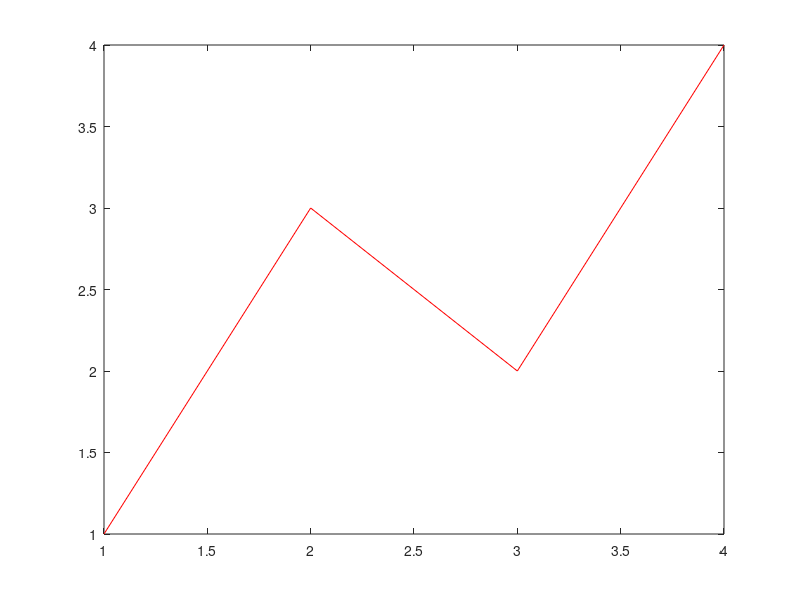
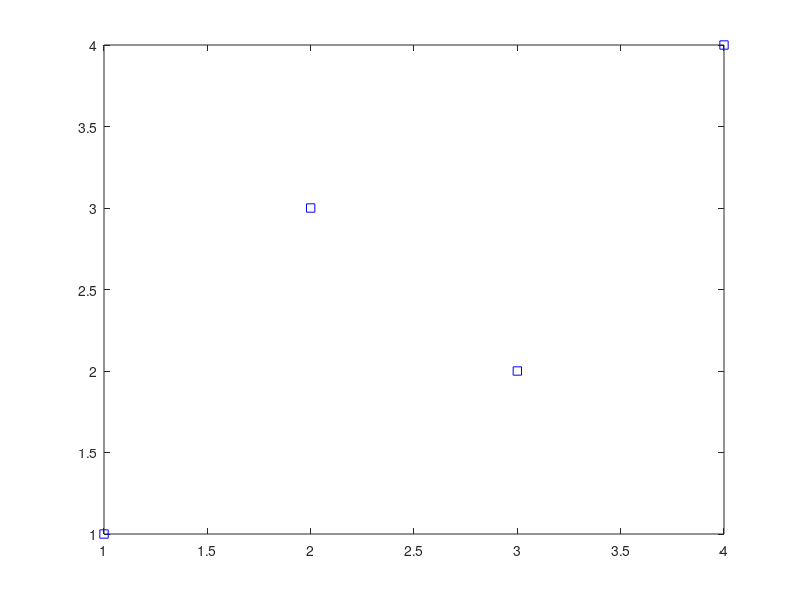
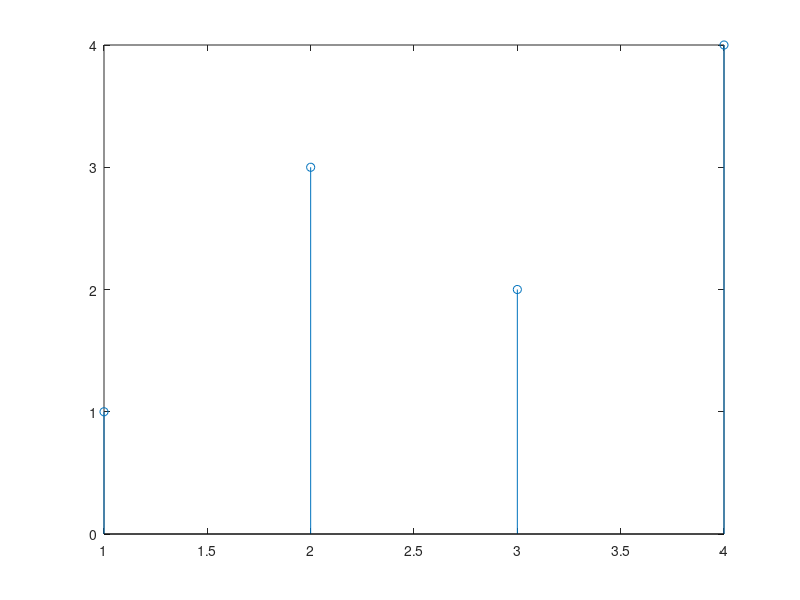
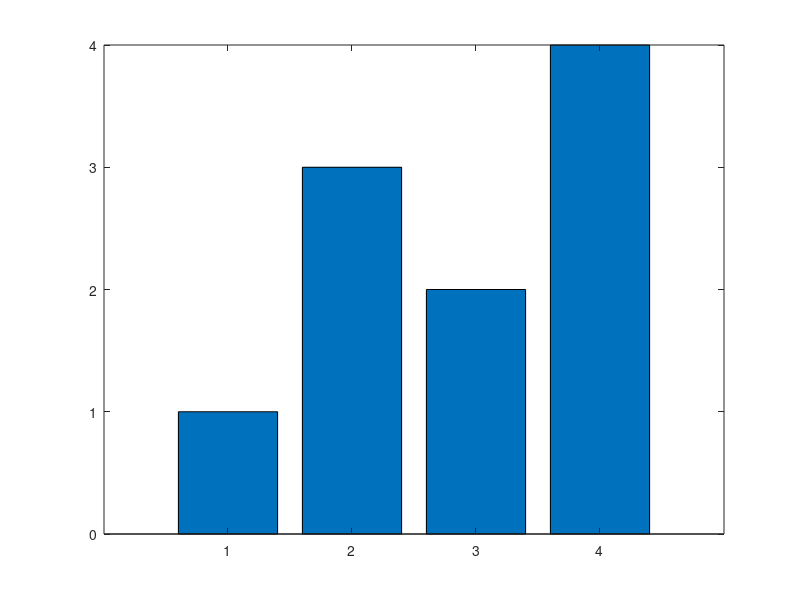

The MATLAB script that drew these images, in order:
%% Plotting vector
v = [1 3 2 4];
figure(1), plot(v, 'r-');
figure(2), plot(v, 'bs');
figure(3), stem(v);
figure(4), bar(v);
%% Plotting matrix
M = [1 3 2 4 8 3 5; 2 6 1 2 4 5 2]' ;
figure(5), plot(M);
figure(6), bar(M);